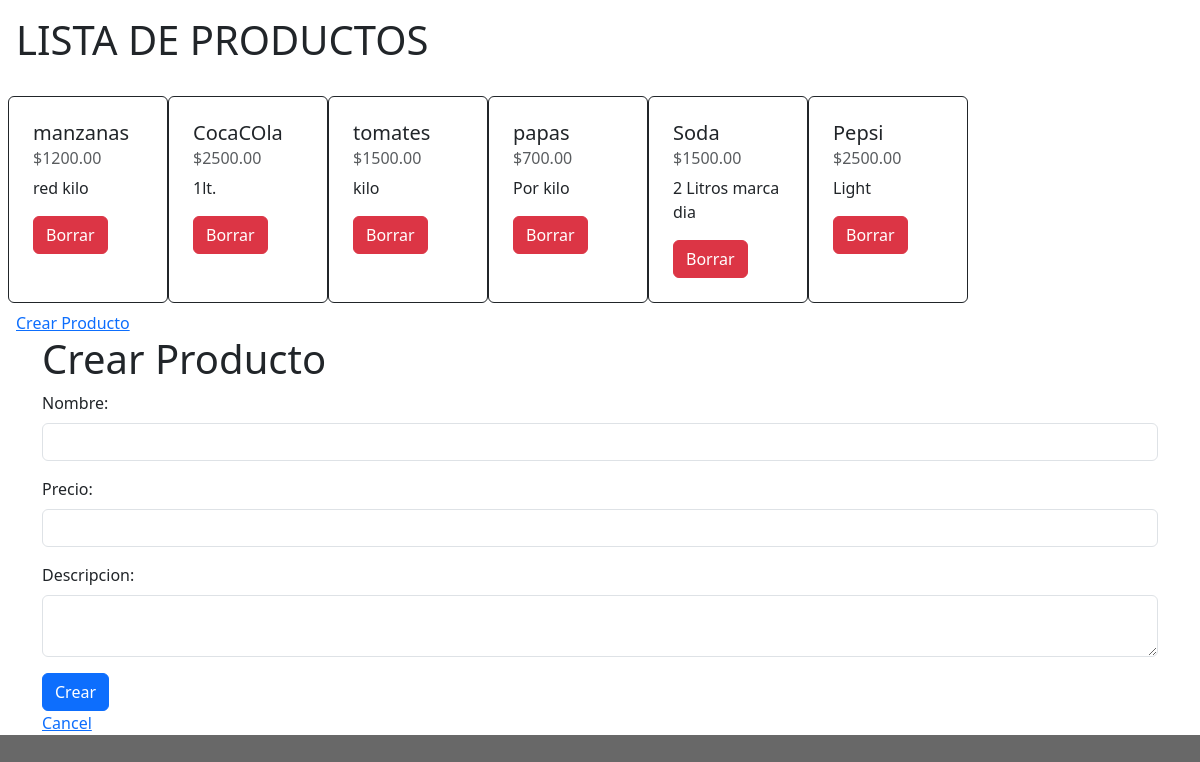
The app's page /lista_productos/ with its own data.
### ejercicioClase9/models.py (models this page shows, shortened)
class Producto(models.Model):
    id = models.IntegerField(auto_created=True, null=False, blank=False, primary_key=True)
    nombre = models.CharField(max_length=100, null=False)
    precio = models.DecimalField(decimal_places=2, max_digits=20)
    descripcion = models.CharField(max_length=1000)

### ejercicioClase9/views.py (the view)
# urls.py: path('lista_productos/', views.lista_productos, name="lista_productos"),
def lista_productos(request):
     productos = Producto.objects.all()
     form = ProductoForm(request.POST)
     return render(request, 'lista_productos.html', {'form': form, 'productos': productos})

### ejercicioClase9/forms.py
class ProductoForm(forms.ModelForm):
    class Meta:
        model = Producto
        fields = ['nombre', 'precio', 'descripcion']

### ejercicioClase9/templates/lista_productos.html (shortened to what this page needs)
{% load static %}
<!DOCTYPE html>
<html lang="en">
<head>
    <link rel="stylesheet" type="text/css" href="{% static 'css/lista_productos.css' %}">
</head>
<body>
    <h1 class="p-3">LISTA DE PRODUCTOS</h1>
    <div class="d-flex align-content-around flex-wrap p-2">
        {% for producto in productos %}
        <div class="card border-dark p-2" style="width: 10rem; height: auto;">
            <div class="card-body">
                <h5 class="card-title">{{ producto.nombre }}</h5>
                <h6 class="card-subtitle mb-2 text-body-secondary">${{ producto.precio }}</h6>
                <p class="card-text">{{ producto.descripcion }}</p>
                <form action="{% url 'borrar' producto.id %}" method="post">
                    <input type="submit" class="btn btn-danger" value="Borrar">
                </form>
            </div>
        </div>
        {% endfor %}
    </div>
    <a class="p-3" href="{% url 'crear_producto' %}">Crear Producto</a>
    {% include 'crear_producto.html' %}
    <link href="https://cdn.jsdelivr.net/npm/bootstrap@5.3.3/dist/css/bootstrap.min.css" rel="stylesheet">
</body>
</html>

### DjangoAlkemy/static/css/lista_productos.css (style rules this page uses)
:root { background-color: rgb(104, 104, 104); }

### records on screen
Producto: nombre "manzanas", precio "1200.00", descripcion "red kilo"
Producto: nombre "CocaCOla", precio "2500.00", descripcion "1lt."
Producto: nombre "tomates", precio "1500.00", descripcion "kilo"
Producto: nombre "papas", precio "700.00", descripcion "Por kilo"
Producto: nombre "Soda", precio "1500.00", descripcion "2 Litros marca dia"
Producto: nombre "Pepsi", precio "2500.00", descripcion "Light"
